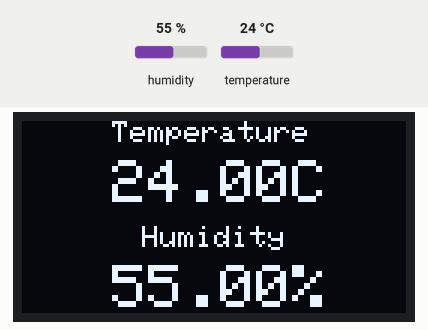
Simulated run of this sketch. Board: ESP32. Parts: 128×64 one-colour display. The inputs (shaded band) are chosen by the test bench; at power-on: humidity 55 %, temperature 24 °C. WiFi joins after 1.5 s; servers stay silent unless stated; random numbers use the default seed unless the sketch sets one; no MQTT or app messages arrive unless stated; what the sketch prints to the serial monitor is not drawn.

Above: at 2.7 s.
2.8 s: humidity set to 22 %
At 5.4 s:
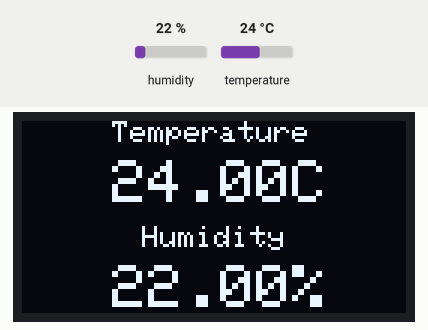
6.7 s: temperature set to 12 °C
At 8.9 s:
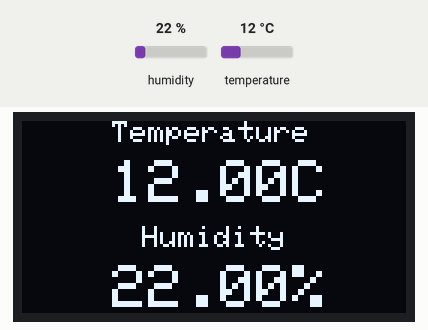
10.6 s: humidity set to 40 %
At 11.1 s:
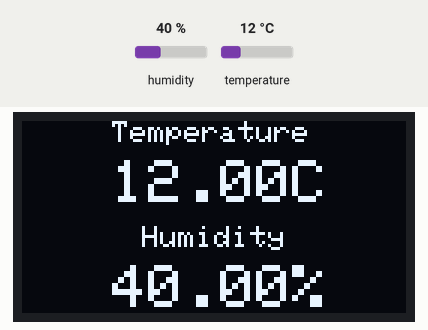
14.5 s: temperature set to 19 °C
At 18.0 s:
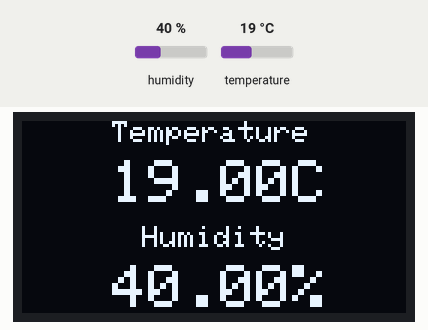
Timing chart, 0 to 19.4 s (numbered marks = the images above; inputs shaded):
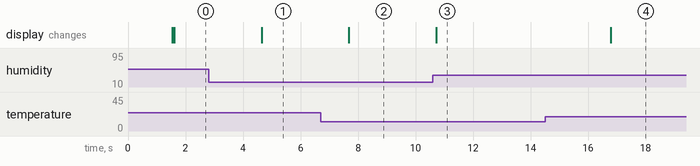

The sketch:

ESP32-MQTT-DHT22.ino
```cpp
#include <Wire.h>                 //  12c protocol library
#include <WiFi.h>                 //  wifi library for esp32
#include <PubSubClient.h>         //  MQTT library
#include <Adafruit_Sensor.h>      //  Sensor library
#include <Adafruit_GFX.h>         //  Sensor library
#include <Adafruit_SSD1306.h>     //  Oled library
#include "DHT.h"                  //  DHT22 library

#define SCREEN_WIDTH 128          // OLED display width, in pixels
#define SCREEN_HEIGHT 64          // OLED display height, in pixels
#define DHTTYPE DHT22             // DHT sensor type we are using DHT22

#define DHTPIN     4              // Digital Pin for DHT22 sensor
const char* ssid = "Chili Garlic";              //  Network SSID
const char* password = "Mayonnaise200ml";       //  Nerwork Password

// Declaration for an SSD1306 display connected to I2C (SDA, SCL pins)
Adafruit_SSD1306 display(SCREEN_WIDTH, SCREEN_HEIGHT, &Wire, -1);
DHT dht(DHTPIN, DHTTYPE);          // Temperature Sensor Pin and Type

WiFiClient espClient;              // WiFi Client
PubSubClient client(espClient);    // MQTT Client

const char* mqtt_server = "137.135.83.217";   //  MQTT Broker IP
int mqtt_port = 1883;                         //  MQTT Broker Port

float h, t;
String hum, temp;

void setup() {
  Serial.begin(115200);           //  Serial Started
  setup_wifi();                   //  Call Wifi Setup Function
  client.setServer(mqtt_server, mqtt_port);   //Setup MQTT Server

  dht.begin(); // begin dht temperature sensor
  if (!display.begin(SSD1306_SWITCHCAPVCC, 0x3C)) {       // Address 0x3D for 128x64
    Serial.println("Failed to begin 12C_OLED Display");
    delay(1000);
  } else {
    display.clearDisplay();
    display.setTextSize(1);         //  text size can be selected from 1-5
    display.setTextColor(WHITE);
  }

}

void loop() {
  if (!client.connected()) {      //  Check client is connected or not
    reconnect();                  //  if not connected call reconnect function
  }
  client.loop();                  //  run Loop fuction while client is connected

  readDHT();                      //  Read Sensor values
  MQTTpublish();                  //  Publish Sensor data to MQTT Server
  showDisplay();                  //  Show Sensor data on OLED Display

  delay(3000);                    //  Delay function to wait for 3 seconds before getting new data

}

void showDisplay() {
  display.clearDisplay();                  // Clear previous display
  display.setTextSize(1);
  display.setTextColor(WHITE);
  display.setCursor(30, 0);                // x,y cursor point on display of 128,64
  display.println("Temperature");
  display.setCursor(40, 35);
  display.println("Humidity");
  display.setTextSize(2);
  display.setTextColor(WHITE);
  display.setCursor(30, 13);
  display.println(temp);
  display.setCursor(30, 48);
  display.println(hum);
  display.display();                     // Dispaly new values
}

void MQTTpublish() {
  char sendtemp[4];                     //  Character of 4 bytes as our range is 0-100
  sprintf(sendtemp, "%d", int(t));      //  Storing value in Char array
  char sendhum[4];                      //  Character of 4 bytes as our range is 0-100
  sprintf(sendhum, "%d", int(h));       //  Storing value in Char array
  Serial.print("Temperature : "); Serial.println(sendtemp);
  Serial.print("Humidity    : "); Serial.println(sendhum);
  Serial.println();
  client.publish("Esp32-DHT_Hum", sendhum);         //  Publishing Sensor value to Esp32-DHT_Hum Topic
  client.publish("Esp32-DHT_Temp", sendtemp);       //  Publishing Sensor value to Esp32-DHT_Temp Topic

}
void readDHT() {
  h = dht.readHumidity();               //  Getting Humidity
  t = dht.readTemperature();            //  Getting Temperature
  if (isnan(h) || isnan(t)) {           //  Checking if any value is NAN or not if yes then there is some issue with sensor
    Serial.println("Failed to read from DHT sensor!");
    return;                             //  Return to if satement until sensor works again
  }
  hum = ""; temp = "";                  //  Converting Float to String
  hum = String(h);
  hum += '%';
  temp = String(t);
  temp += 'C';
}


void setup_wifi() {
  WiFi.mode(WIFI_STA);          // Defining The mode of WIFI in our we only need station
  WiFi.begin(ssid, password);   // Setting WiFi

  while (WiFi.status() != WL_CONNECTED) {       //  Waiting until WiFi connects
    delay(500);
    Serial.print(".");
  }
   Serial.println("WiFi connected");
}


void reconnect() {
  while (!client.connected()) {                 // Loop until we're reconnected
    Serial.print("Attempting MQTT connection...");
    String clientId = "ESP32Client-";
    clientId += String(random(0xffff), HEX);    // Create a random client ID
    if (client.connect(clientId.c_str())) {     // Attempt to connect
      Serial.println("connected");
    } else {
      Serial.print("failed, rc=");
      Serial.print(client.state());
      Serial.println(" try again in 3 seconds");
      delay(3000);                              // Wait 3 seconds before retrying
    }
  }
}
```

Measured:
- after the input at 2.8 s, the display: changes after 1.8 s (image 1)
- after the input at 6.7 s, the display: changes after 0.98 s (image 2)
- after the input at 10.6 s, the display: changes after 0.11 s (image 3)
- after the input at 14.5 s, the display: changes after 2.3 s (image 4)
